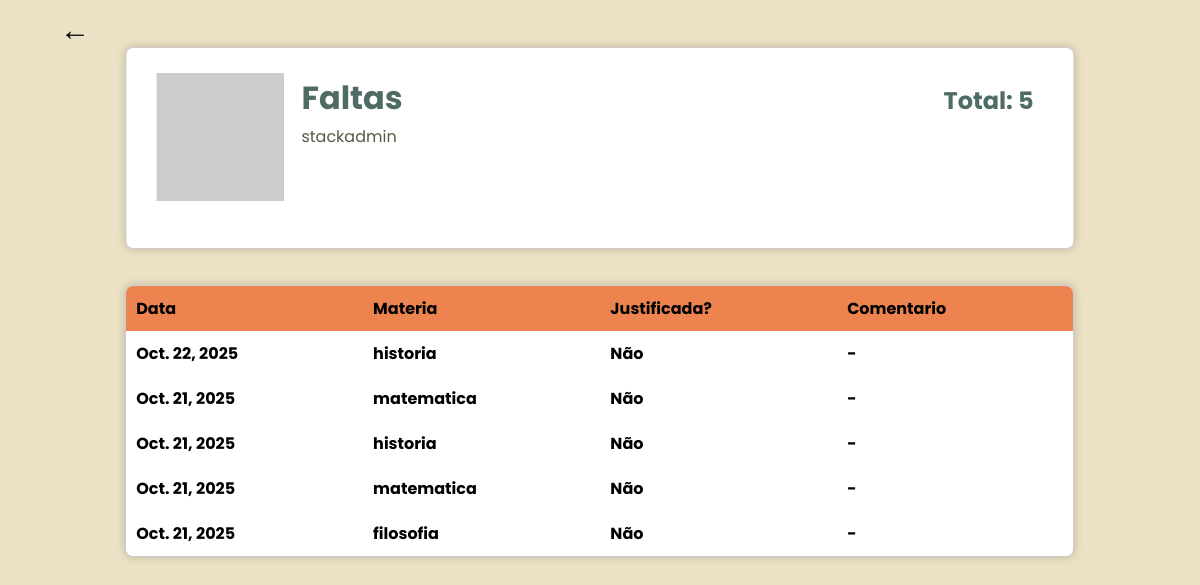
The page /absence/ (signed in) on the database its author committed.
### student/models.py (models this page shows, shortened)
class Falta(models.Model):
    aluno = models.ForeignKey(Aluno, on_delete=models.CASCADE)
    materia = models.ForeignKey(Materia, on_delete=models.CASCADE)
    data = models.DateField()
    justificada = models.BooleanField(default=False)
    comentario = models.TextField(blank=True,default="-")

class Materia(models.Model):
    Dias_semana = (
        ('0','Domingo'),
        ('1','Segunda_feira'),
        ('2','Terça_feira'),
        ('3','Quarta_feira'),
        ('4','Quinta_feira'),
        ('5','Sexta_feira'),
        ('6','Sabado'),
    )
    nome = models.CharField(max_length=50)
    dias = MultiSelectField(choices=Dias_semana,blank=True, default=list)

### student/views.py (the view)
# urls.py: path('absence/', studentViews.absence_page, name="absence"),
def absence_page(request):
    if not request.user.is_authenticated:
        return redirect('login')
    faltas = Falta.objects.filter(aluno__user=request.user).order_by('-data')
    total = faltas.count()
    return render(request, 'student/absence.html',{'faltas': faltas, 'total': total})

### student/templates/student/absence.html (shortened to what this page needs)
<!DOCTYPE html>
<html lang="en">
    {% load static %}
<head>
    <link rel="stylesheet" href="{% static 'css/style.css' %}">
</head>
<body>
    <a id="return" class = 'links' href="{% url 'home' %}">&larr;</a>
    <div class="user_data">
        <img src="https://placehold.co/128x128" alt="Foto do usuario">
        <h1>Faltas</h1>
        <h2>Total: {{ total }}</h2>
        <p>{{ request.user.username }}</p>
    </div>
        <div class="user_info">
            <table>
                <thead>
                    <tr>
                        <th>Data</th>
                        <th>Materia</th>
                        <th>Justificada?</th>
                        <th>Comentario</th>
                    </tr>
                </thead>
                <tbody>
                    {% for falta in faltas %}
                    <tr>
                        <th>{{ falta.data }}</th>
                        <th>{{ falta.materia.nome }}</th>
                        <th>{% if falta.justificada %}sim{% else %}Não{% endif %}</th>
                        <th>{{ falta.comentario }}</th>
                    </tr>
                    {% endfor %}
                </tbody>
            </table>
    </div>
</body>
</html>

### student/static/css/style.css (style rules this page uses)
body { background-color: #ebe1c5; }
p { color: #595643; font-family: "Poppins", sans-serif; }
table { border-collapse: collapse; width: 100%; text-align: left; }
#return { position: fixed; left: 0; top: 1vh; font-size: 30px; transition: 0.3s; }
.links { position: absolute; color: black; font-family: "Poppins", sans-serif; text-shadow: none; text-decoration: none; text-align: center; user-select: none; width: 150px; }
.user_data { position: relative; right: -50%; top: 140px; width: 80%; height: 200px; background-color: #fff; border: 1px solid #ccc; box-shadow: 0 0 10px rgba(0, 0, 0, 0.2); border-radius: 8px; transform: translate(-50%, -50%); }
.user_data img { position: absolute; left: 30px; top: 25px; }
.user_data h1 { position: absolute; left: 175px; top: 5px; font-family: "Poppins", sans-serif; color: #4e6b66; }
.user_data h2 { position: absolute; right: 40px; top: 15px; font-family: "Poppins", sans-serif; color: #4e6b66; }
.user_data p { position: absolute; left: 175px; top: 60px; }
.user_info { position: relative; right: -9.9%; bottom: -75px; width: 80%; height: auto; min-height: 200px; overflow-y: auto; background-color: #fff; border: 1px solid #ccc; box-shadow: 0 0 10px rgba(0, 0, 0, 0.2); border-radius: 8px; user-select: none; }
.user_info th { padding: 10px; font-family: "Poppins", sans-serif; white-space: nowrap; width: 250px; }
.user_info thead { background-color: #ed834e; }

### rows shown on the page
Falta: data "Oct. 22, 2025", materia.nome "historia", justificada "Não", comentario "-"
Falta: data "Oct. 21, 2025", materia.nome "matematica", justificada "Não", comentario "-"
Falta: data "Oct. 21, 2025", materia.nome "historia", justificada "Não", comentario "-"
Falta: data "Oct. 21, 2025", materia.nome "matematica", justificada "Não", comentario "-"
Falta: data "Oct. 21, 2025", materia.nome "filosofia", justificada "Não", comentario "-"

### other values the page prints
{{ total }} "5"
{{ request.user.username }} "stackadmin"
